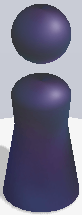
//> input picture character.png, 82 x 215 px
$ ./main   (built with g++ and OpenCV 4)
//> lines starting //> are read from the running program, lines starting //| are printed output that depends on the picture; after the words box and inside, x2 and y2 are one past the last pixel; in counts of white or black regions, pixels touching at a corner belong together
#include "Opencv2/opencv.hpp"
#include "stdio.h"
#include "highgui.h"
#include "Windows.h"

using namespace cv;
using namespace std;

//全局变量
Mat g_srcImage;
Mat g_grayImage;
Mat g_Character;
Point g_man_Loc;
Point g_next_jump_point=cvPoint(0,0);

//获取手机截图
void get_screen_shot()
{
	system("adb shell screencap -p /sdcard/jump_src.png");
	system("adb pull /sdcard/jump_src.png E:/Jump_jump_OpenCV/OpenCV");
}

//获取character坐标
Point Get_character_Loc(Mat& srcimg, Mat& Templete_img_man)
{
	Mat g_dstImage;
	matchTemplate(srcimg, Templete_img_man, g_dstImage, TM_SQDIFF_NORMED);
	static double minVal, maxVal;
	Point minLoc, maxLoc, matchLoc;
	minMaxLoc(g_dstImage, &minVal, &maxVal, &minLoc, &maxLoc, Mat());
	printf("匹配最小值为：%d\n", minVal);
	matchLoc = minLoc; //matchLoc是最佳匹配的区域左上角点
	rectangle(g_srcImage, Rect(matchLoc, Size(Templete_img_man.cols, Templete_img_man.rows)), Scalar(255, 255, 0), 1, 8, 0);
	g_man_Loc = Point(matchLoc.x + Templete_img_man.cols*0.5, matchLoc.y + Templete_img_man.rows-2);
	circle(g_srcImage, g_man_Loc, 2, Scalar(255, 255, 0), -1, 8, 0);
	return g_man_Loc;
}

//计算距离
int Get_distance(Point& first_point, Point& next_point)
{
	int A = first_point.x - next_point.x;
	int B = first_point.y - next_point.y;
	return int(pow(pow(3 * A, 2) + pow(3 * B, 2), 0.5));
}

//跳
void jump(int& get_distance)
{
	char Time[50];
	int press_time = get_distance * 1.35;
	sprintf(Time, "adb shell input swipe %d %d %d %d %d", g_next_jump_point.x, g_next_jump_point.y, g_next_jump_point.x, g_next_jump_point.y, press_time);
	cout << Time << endl;
	system(Time);
	Sleep(press_time*2.5);
}

void load_image()
{
	get_screen_shot();
	Sleep(10);
	g_srcImage = imread("jump_src.png");
	while (g_srcImage.empty() | g_Character.empty())
	{
		cout << "Picture loading failed !" << endl;
		Sleep(10);
	}
	resize(g_srcImage, g_srcImage, cvSize(g_srcImage.cols / 3, g_srcImage.rows / 3));
	cvtColor(g_srcImage, g_grayImage, CV_BGR2GRAY);
	g_man_Loc = Get_character_Loc(g_grayImage, g_Character);
	imshow("jump", g_srcImage);
	Mat canny_image;
	Canny(g_grayImage, canny_image, 3, 6, 3);
	imshow("canny", canny_image);
}

void on_mouse(int event, int x, int y, int flags, void* param)
{
	switch (event)
	{
	case CV_EVENT_LBUTTONDOWN:
	{
								 g_next_jump_point = Point(x, y);
								// printf("人坐标%d,%d\n", g_man_Loc.x, g_man_Loc.y);
								// printf("鼠标点击坐标%d,%d\n", x, y);
								 int D = Get_distance(g_man_Loc, g_next_jump_point);
								 //printf("距离%d\n", D);
								 jump(D);
								 load_image();
	}
		break;
	case CV_EVENT_RBUTTONDOWN:
		load_image();
		break;
	}

}


int main()
{
	g_Character =imread("character.png", IMREAD_GRAYSCALE);
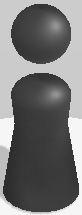
//> g_Character: 215 rows x 82 cols, CV_8UC1; min 45, max 246, mean 118.6
	resize(g_Character, g_Character, cvSize(g_Character.cols / 3, g_Character.rows / 3));
//> g_Character: 71 rows x 27 cols, CV_8UC1
	load_image();
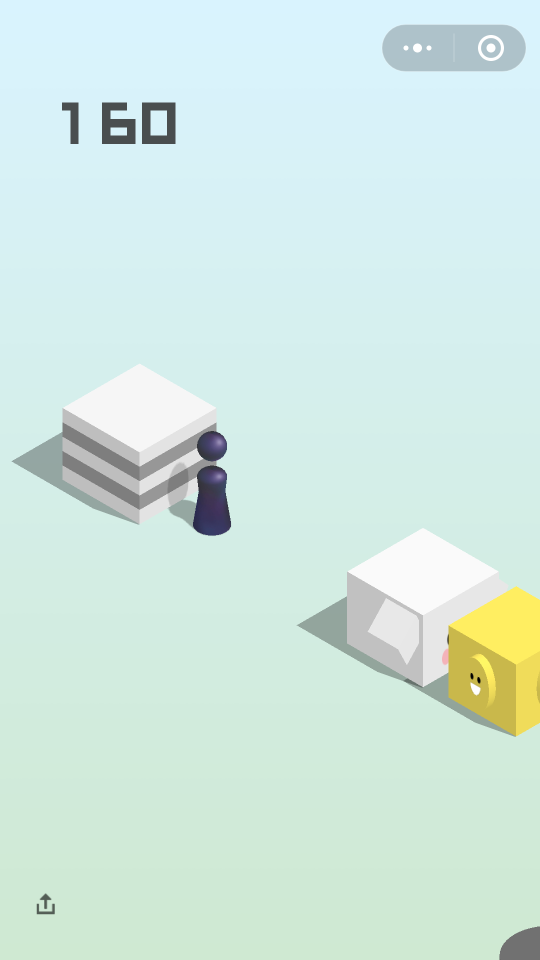
//> input picture jump_src.png, 1080 x 1920 px (shown at 1/2 size)
//> in load_image, g_srcImage is the input picture: 1920 rows x 1080 cols, CV_8UC3; mean B, G, R 225.2, 232.9, 209.9
//> in load_image, `resize(g_srcImage, g_srcImage, cvSize(g_srcImage.cols / 3, g_srcImage...`:
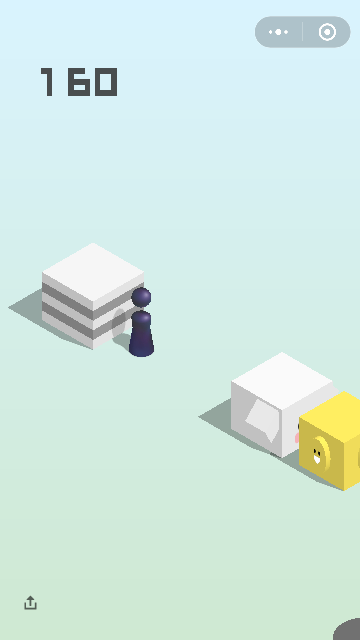
//> g_srcImage: 640 rows x 360 cols, CV_8UC3; mean B, G, R 225.2, 232.9, 209.9
//> in load_image, `cvtColor(g_srcImage, g_grayImage, CV_BGR2GRAY);`:
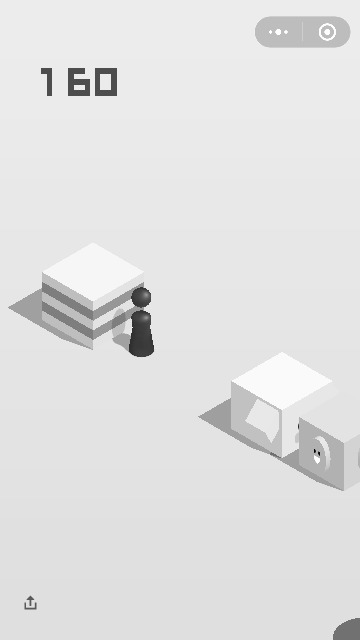
//> g_grayImage: 640 rows x 360 cols, CV_8UC1; min 0, max 255, mean 225.1
//> in Get_character_Loc, `matchTemplate(srcimg, Templete_img_man, g_dstImage, TM_SQDIFF_NORMED);`:
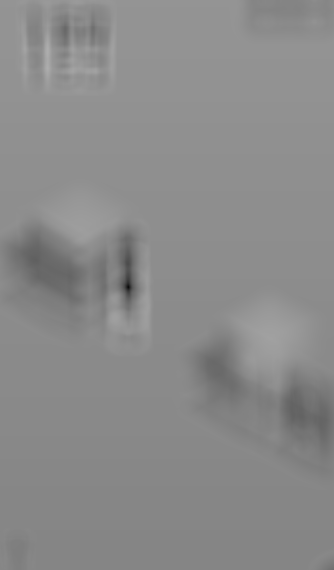
//> g_dstImage: 570 rows x 334 cols, CV_32FC1; min 0.0492, max 0.682, mean 0.545
//> in Get_character_Loc, `minMaxLoc(g_dstImage, &minVal, &maxVal, &minLoc, &maxLoc, Mat());`: minVal = 0.0492; maxVal = 0.682; minLoc = Point(128, 287); maxLoc = Point(47, 51)
//| 匹配最小值为：0
//> in Get_character_Loc, `matchLoc = minLoc;`: matchLoc = Point(128, 287)
//> in Get_character_Loc, `rectangle(g_srcImage, Rect(matchLoc, Size(Templete_img_man.cols, Templ..`:
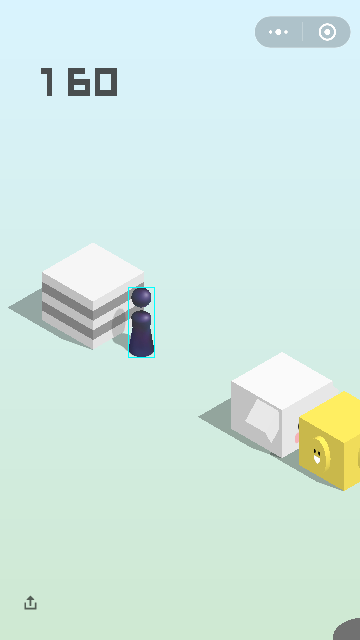
//> g_srcImage: 640 rows x 360 cols, CV_8UC3; 0.08% of pixels changed, all inside (x1, y1, x2, y2) = (128, 287, 155, 358)
//> in Get_character_Loc, `g_man_Loc = Point(matchLoc.x + Templete_img_man.cols*0.5, matchLoc.y +..`: g_man_Loc = Point(141, 356)
//> in Get_character_Loc, `circle(g_srcImage, g_man_Loc, 2, Scalar(255, 255, 0), -1, 8, 0);`: g_srcImage: 640 rows x 360 cols, CV_8UC3; 10 pixels changed, all inside (x1, y1, x2, y2) = (139, 354, 144, 359)
//> in load_image, `Canny(g_grayImage, canny_image, 3, 6, 3);`:
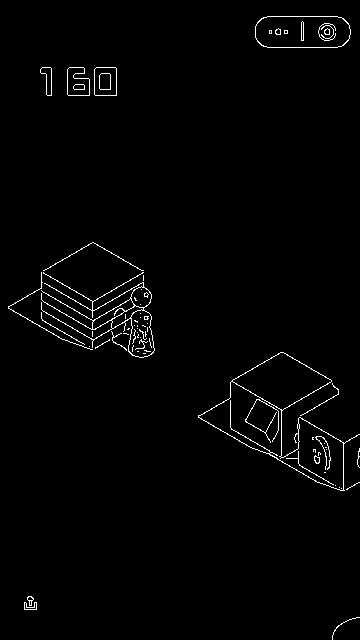
//> canny_image: 640 rows x 360 cols, CV_8UC1; 1.5% white in thin lines or dots
	g_man_Loc = Get_character_Loc(g_grayImage, g_Character);
//| 匹配最小值为：0
	imshow("jump", g_srcImage);
	cvSetMouseCallback("jump", on_mouse);
	cvWaitKey(0);
}
